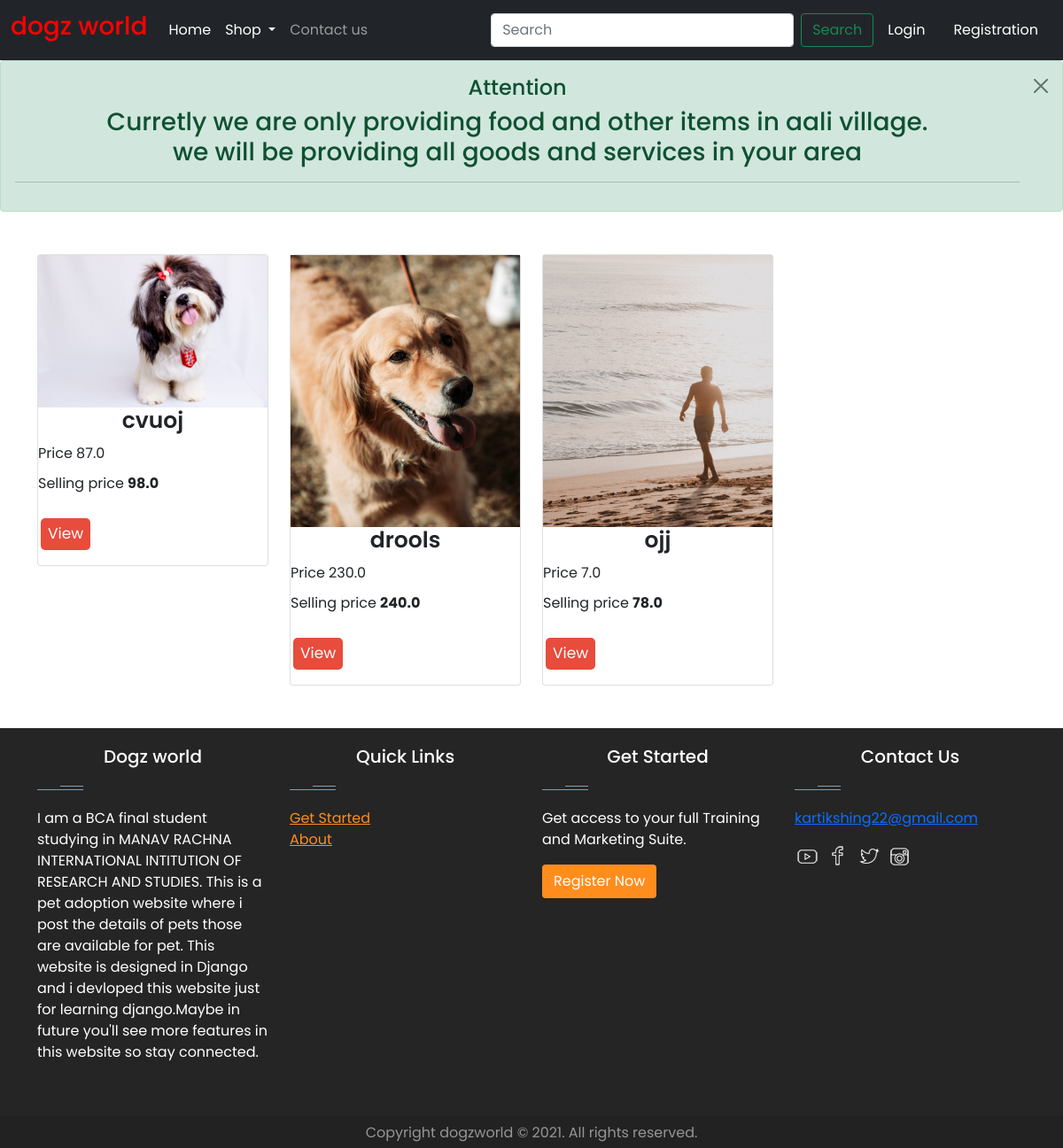
/mobile/, run on the app's committed database.
### home/models.py (models this page shows, shortened)
class Product(models.Model):
    title=models.CharField(max_length=100)
    selling_price=models.FloatField()
    discounted_price=models.FloatField()
    description=models.TextField()
    brand=models.CharField(max_length=100)
    category=models.CharField(choices=CATEGORY_CHOICES,max_length=2)
    product_image=models.ImageField(upload_to='productimg')

### home/views.py (the view)
# urls.py: path('mobile/', views.mobile, name='mobile'),
def mobile(request,data=None):
    totalitem=0
    if data==None:
        mobiles=Product.objects.filter(category='M')
    elif data=='Redmi' or data=='Samsung' or 'Drools':
        mobiles=Product.objects.filter(category='M').filter(brand=data)
    elif data=='below':
        mobiles=Product.objects.filter(category='M').filter(discounted_price__lt=10000)
    elif data=='above':
        mobiles=Product.objects.filter(category='M').filter(discounted_price__gt=10000)
    if request.user.is_authenticated:
        totalitem=len(Cart.objects.filter(user=request.user))
    return render(request, 'mobile.html',{'mobiles':mobiles,'totalitem':totalitem})

### templates/mobile.html (shortened to what this page needs)
{% extends 'base.html' %}
{% block body %}
{% load static%}
<div class="alert alert-success alert-dismissible" role="alert">
    <h4 class="alert-heading">Attention</h4>
    <h3>Curretly we are only providing food and other items in aali village.<br>we will be providing all goods and
        services in your area</h3>
    <hr>
    <button type="button" class="btn-close" data-bs-dismiss="alert" aria-label="Close"></button>
</div>
<div class="container my-4">
    <div class="row">
        {% for product in mobiles %}
        <div class="col-sm-12 col-lg-3 col-md-4  my-4">
            <div class="card">
                <div class="img"><img src="{{product.product_image.url}}" width="100%" alt=""></div>
                <div class="content">
                    <h5 class="title mx-5">{{product.title}}</h5>
                    <p>Price {{product.discounted_price}}</p>
                    <p>Selling price <b>{{product.selling_price}}</b></p>
                    <div class="btn">
                        <a href="{% url 'product-detail' product.id %}"><button class="cart">View</button></a>
                    </div>
                </div>
            </div>
        </div>
        {% endfor %}
    </div>
</div>
{% endblock body %}

### static/style/mystyle.css (style rules this page uses)
* { margin: 0; padding: 0; box-sizing: border-box; font-family: 'Poppins', sans-serif; }
.card .content .title { font-size: 25px; font-weight: 600; }
.card .content p { text-align: justify; margin: 10px 0; }
.card .content .btn { text-align: left; margin: 10px -10px; }
.card .content .btn button { background: #e74c3c; color: #fff; border: none; outline: none; font-size: 17px; padding: 5px 8px; border-radius: 5px; cursor: pointer; transition: 0.2s; }

### templates/mobile.html (style rules this page uses)
h3, h4, h5 { text-align: center; }

### data on the page
Product: product_image (picture), title "cvuoj", discounted_price "87.0", selling_price "98.0"
Product: product_image (picture), title "drools", discounted_price "230.0", selling_price "240.0"
Product: product_image (picture), title "ojj", discounted_price "7.0", selling_price "78.0"
